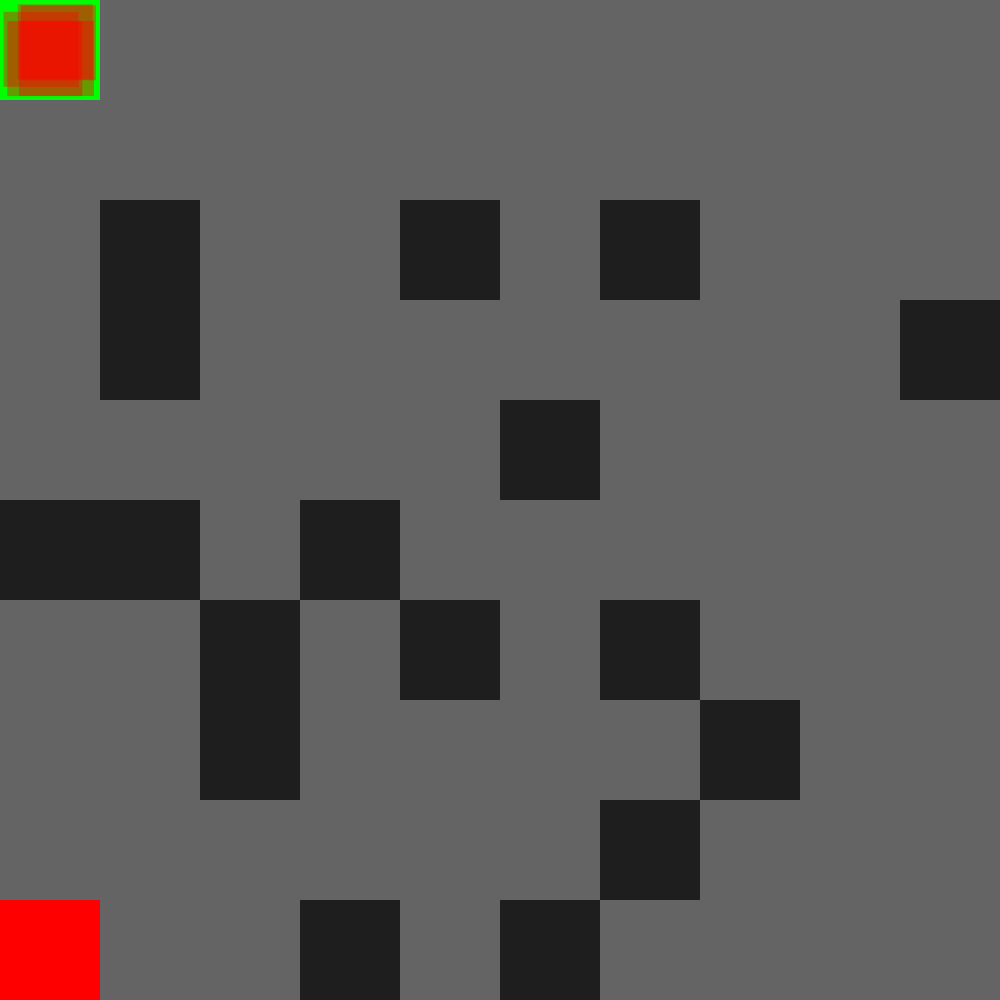
Frame 1 (no input)
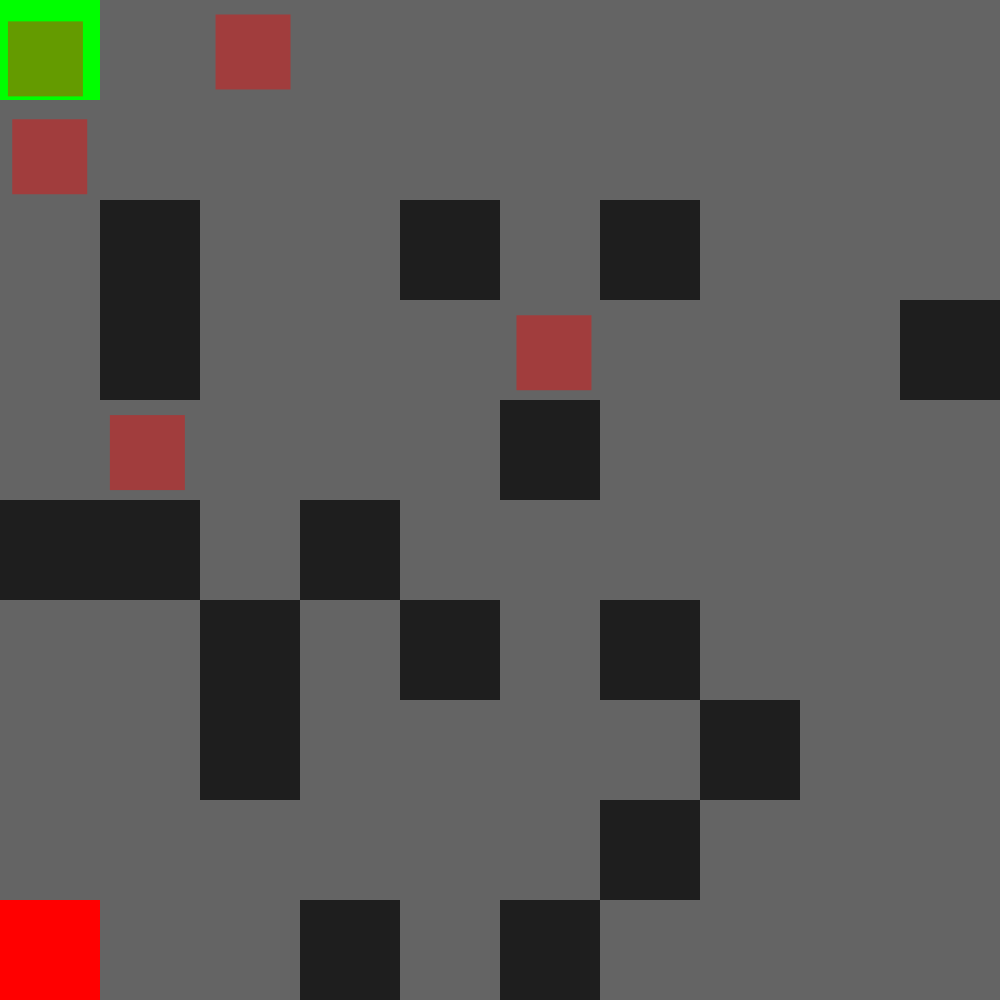
Frame 60 (the mouse pressed at the canvas centre just before this capture)
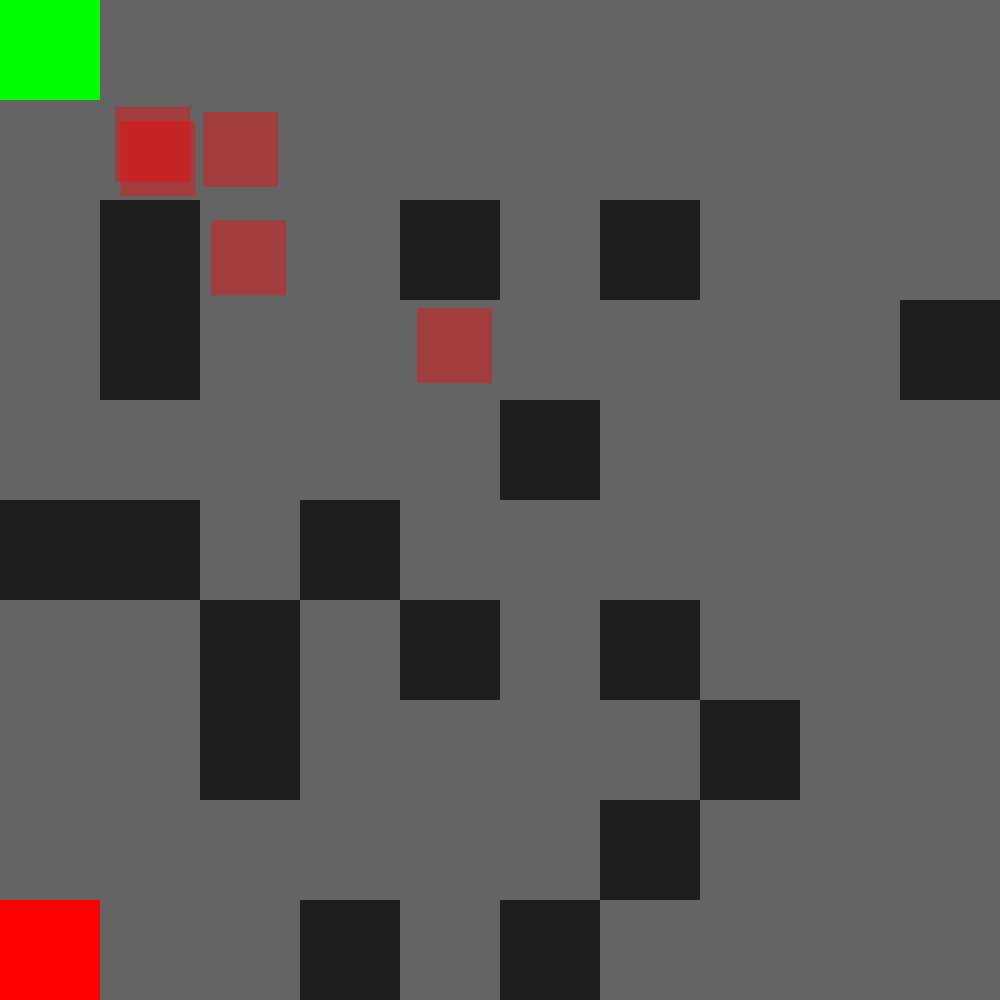
Frame 120 (the mouse held since frame 60 and released just before this capture)

The Processing sketch that drew these frames (run headless with seeded random() and noise(); from frame 60 on, the mouse is pressed at the canvas centre):

// Processing sketch: MazeKids
// ── MazeKids.pde
ArrayList<ArrayList<tile>> grid;
int gridrows;
int gridcols;
float tileSize;

ArrayList<agent> agents;
int agentDirsSize;
int agentCount;

int finishx;
int finishy;

int iter;

void setup()
{
    size(1000,1000);
    //frameRate(5);

    iter = 0;

    agentCount = 5;
    agents = new ArrayList<agent>();
    agentDirsSize = 100;
    for (int i = 0; i < agentCount; i++)
    {
        agents.add( new agent() );
    }

    grid = new ArrayList<ArrayList<tile>>();
    gridrows = 10;
    gridcols = 10;
    tileSize = (float)width/(float)gridcols;

    finishx = floor(random(gridcols));
    finishy = floor(random(gridrows));

    for (int x = 0; x < gridcols; x++)
    {
        grid.add(new ArrayList<tile>());
        for (int y = 0; y < gridcols; y++)
        {
            grid.get(x).add(new tile(x,y));
            if (random(0,1) < 0.2 && !(x== finishx && y==finishy) && !(x==0 && y==0))
            {
                grid.get(x).get(y).wall=true;
            }
            if (x==0 && y==0)
            {
                grid.get(x).get(y).start=true;
                grid.get(x).get(y).wall =false;
            }
            
        }
    }

    grid.get(finishx).get(finishy).finish=true;
}

void draw()
{
    //for (int i = 0; i < 1; i++)
    //{
        background(0);
        drawgrid();
        drawAgents();
        updateAgents();
        iter+=1;
        if (iter >= agentDirsSize)
        {
            
            refreshAgents();
            iter = 0;
        }
    //}
}


void drawgrid()
{
    pushMatrix();
    pushStyle();

    translate(0,0);
    fill(100);
    stroke(200);
    rect(0,0,gridcols*tileSize,gridrows*tileSize);
    for (int x = 0; x < gridcols; x++)
    {
        pushMatrix();
        translate(x*tileSize,0);
        grid.add(new ArrayList<tile>());
        for (int y = 0; y < gridcols; y++)
        {
            pushMatrix();
            translate(0,y*tileSize);
            grid.get(x).get(y).drawme();
            popMatrix();
        }
        popMatrix();
    }

    popStyle();
    popMatrix();
}

void drawAgents()
{
    pushMatrix();
    pushStyle();

    for (int i = 0; i < agents.size(); i++)
    {
        pushMatrix();

        translate(random(-0.1,0.1)*tileSize,random(-0.1,0.1)*tileSize);
        translate((agents.get(i).x+0.5)*tileSize,(agents.get(i).y+0.5)*tileSize);
        agents.get(i).drawme();

        popMatrix();
    }

    popMatrix();
    popStyle();
}

void updateAgents()
{
    for (agent c_agent : agents)
    {
        c_agent.doAction();
    }
}

void refreshAgents()
{
    ArrayList<Float> scores = new ArrayList<Float>();
    float totalScore = 0;
    for (int i = 0; i < agents.size(); i++)
    {
        agent c_agent = agents.get(i);
        float score = map(abs(c_agent.x-finishx) + abs(c_agent.y-finishy), gridcols+gridrows,0,0,100);
        scores.add( pow(score,1) );
        totalScore += pow(score,1);
        println("score=",pow(score,1));
    }

    ArrayList<agent> newAgents = new ArrayList<agent>();
    for (int i = 0; i < agents.size(); i++)
    {
        agent c_agent = agents.get(i);
        float prop = scores.get(i)/totalScore;
        int amt    = round(prop*agentCount);
        println("prop=", prop);
        println("amt=", amt);

        for (int j = 0; j < amt; j++)
        {
            agent newAgent = new agent();
            for (int n = 0; n < c_agent.dirs.size(); n++)
            {
                newAgent.dirs.remove(n);
                newAgent.dirs.add(n,c_agent.dirs.get(n));
            }
            newAgent.dirs = c_agent.dirs;
            for (int k = 0; k <= newAgent.dirs.size()*0.01; k++)
            {
                int mutationInd = floor(random(0,newAgent.dirs.size()-1));
                newAgent.dirs.remove(mutationInd);
                newAgent.dirs.add(mutationInd,floor(random(0,4)));
            }
            newAgents.add( newAgent );
        }
    }
    if (newAgents.size() < agents.size())
    {
        int diff = agents.size()-newAgents.size();
        println(diff);
        for (int l = 0; l < diff; l++)
        {
            newAgents.add( new agent() );
        }
    }
    agents = newAgents; 
}

// ── class_agent.pde
class agent
{
    int x;
    int y;
    ArrayList<Integer> dirs;
    int currentDirInd;

    agent()
    {
        x = 0;
        y = 0;
        dirs = new ArrayList<Integer>();
        for (int i = 0; i < agentDirsSize; i++)
        {
            dirs.add( floor(random(0,4)) );
        }
        //println(agentDirsSize);
        currentDirInd = 0;
    }

    void drawme()
    {
        pushMatrix();
        pushStyle();

        rectMode(CENTER);
        fill(255,0,0,100);
        noStroke();
        rect(0,0,tileSize*0.75,tileSize*0.75);

        popStyle();
        popMatrix();
    }

    void doAction()
    {
        if (!(x==finishx && y==finishy))
        {
            if (currentDirInd >= dirs.size())
            {
                currentDirInd = 0;
            }
            if      (dirs.get(currentDirInd) == 0)
            {moveUp();}
            else if (dirs.get(currentDirInd) == 1)
            {moveDown();}
            else if (dirs.get(currentDirInd) == 2)
            {moveLeft();}
            else if (dirs.get(currentDirInd) == 3)
            {moveRight();}
        }
        currentDirInd += 1;
    }

    void moveUp()
    {
        if (y-1 >= 0)
        {
            if (!grid.get(x).get(y-1).wall)
            {
                y = y-1;
            }
        }
    }
    void moveDown()
    {
        if (y+1 <= gridrows-1)
        {
            if (!grid.get(x).get(y+1).wall)
            {
                y = y+1;
            }
        }
    }
    void moveLeft()
    {
        if (x-1 >= 0)
        {
            if (!grid.get(x-1).get(y).wall)
            {
                x = x-1;
            }
        }
    }
    void moveRight()
    {
        if (x+1 <= gridcols-1)
        {
            if (!grid.get(x+1).get(y).wall)
            {
                x = x+1;
            }
        }
    }
}
// ── class_tile.pde
class tile
{
    int x;
    int y;
    boolean wall;
    boolean finish;
    boolean start;

    tile(int xi, int yi)
    {
        x = xi;
        y = yi;

        wall   = false;
        start  = false;
        finish = false;
    }

    void drawme()
    {
        pushMatrix();
        pushStyle();

        stroke(0);
        strokeWeight(2);
        noStroke();
        fill(100);
        if (start)
        {
            fill(0,255,0);
        }
        if (finish)
        {
            fill(255,0,0);
        }
        if (wall)
        {
            fill(30);
        }
        rect(0,0,tileSize,tileSize);

        popStyle();
        popMatrix();    
    }
}
